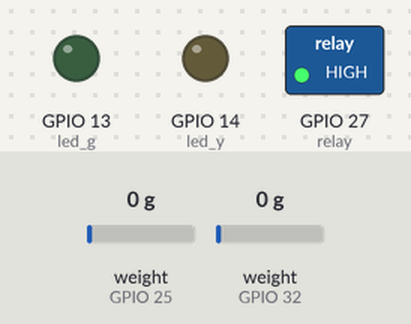
The sketch below on a simulated ESP32. Shown: switched loads named in the sketch (green lamp = pin HIGH), output pins drawn as LEDs (lit = HIGH). Inputs (shaded band) come from the test bench; at power-on: weight on the scale (sensors on GPIO 25, GPIO 32) 0 g. USB keyboard and mouse output is not drawn; what the sketch prints to the serial monitor is not drawn.

Above: at 0.1 s.
At 8.1 s:
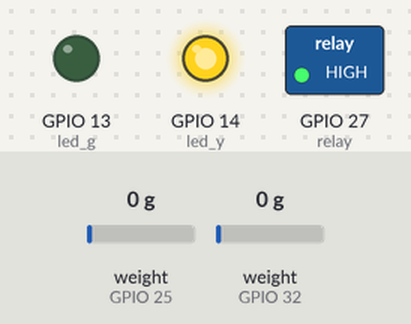
Timing chart, 0 to 9.6 s (numbered marks = the images above):
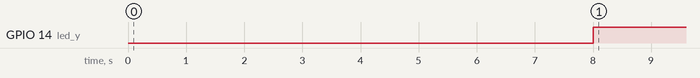

Measured:
- by itself, GPIO 14 (led_y): LOW → HIGH at 8.0 s

The sketch:

CrashSavers.ino
```cpp
// The following code was developed by a joint venture between Desarrollos RM and Digital Strings

// References
// For the Pressure sensor: https://makersportal.com/blog/2020/6/4/mps20n0040d-pressure-sensor-calibration-with-arduino
// For the ESP32 Wifi+Bluetooth module installing: https://randomnerdtutorials.com/installing-the-esp32-board-in-arduino-ide-windows-instructions/
// Download the BLE Keyboard Library "ESP32-BLE-Keyboard.zip" from: https://github.com/T-vK/ESP32-BLE-Keyboard/releases


// Libraries
#include <BleKeyboard.h>
#include <Q2HX711.h>
BleKeyboard bleKeyboard("CrashSavers Simulator", "Desarrollo de Proyectos Digital Strings S.A.");

// Sensor pins to use
const byte out_sen_1 = 25; //Sensor 1
const byte sdk_sen_1 = 26; //SDK from Sensor 1
const byte out_sen_2 = 32; //Sensor 2
const byte sdk_sen_2 = 33; //SDK from Sensor 1

const int relay = 27; // Relay for water motor

Q2HX711 sen_1(out_sen_1, sdk_sen_1);
Q2HX711 sen_2(out_sen_2, sdk_sen_2);

// LED´s
const int led_g = 13; //Green LED
const int led_y = 14; //Yellow LED

bool bandera = false;
bool init_method = true;

// Variables
float sensibilidad = 12;
float diff_sen = 0; // Sensors pressure difference
float diff_val = 100; // Predefined value for pressure difference wanted 110 mm Hg
float base = 0; // Base value for pressure difference
int avg_size = 10;

void setup() {
  // Outputs
  pinMode(led_g, OUTPUT);
  pinMode(led_y, OUTPUT);
  pinMode(relay, OUTPUT);

  digitalWrite(relay, HIGH);
  digitalWrite(led_g, LOW);
  digitalWrite(led_y, LOW);

  Serial.begin(115200);
  Serial.println("Starting BLE work!");
  bleKeyboard.begin();
}

void loop() {

  if(bleKeyboard.isConnected()) {

   if(init_method == true){
      delay(5000); //Delay to stabilize preassure initial measure
      base = 0;//init_measure();
      init_method = false;

   }

   bleKeyboard.write(KEY_LEFT_SHIFT);

   if (bandera == false){
    diff_sen = get_diff(diff_val, base); // Get pressure difference
    if(diff_sen > diff_val){

      digitalWrite(relay, LOW);
      bleKeyboard.write(KEY_LEFT_CTRL);
      bleKeyboard.print(diff_sen);
      bandera = true; // If the pressure hits more than 110 mmHg the motor will turn off
      digitalWrite(led_g, HIGH);
      digitalWrite(led_y, LOW);
      }else{
        //bleKeyboard.print(diff_sen);
        //bleKeyboard.println(-diff_sen);
        digitalWrite(relay, HIGH);
        digitalWrite(led_g, LOW);
        digitalWrite(led_y, HIGH);
        }


  }
}

}

// Function to read sensor pins and get the pressure difference
float get_diff (float press_diff, float base_press) {

    float avg_val_a = 0.0;
    float avg_val_b = 0.0;
    for (int ii=0;ii<avg_size;ii++){

        float temp_a = sen_1.read(); //get analog read from sensor 1
        float temp_p_a = map(temp_a,4000000, 16777215, 0, 40)*sensibilidad;//map de sensor read to kPa
        delay(50); // delay between readings

        float temp_b = sen_2.read(); //get analog read from sensor 2
        float temp_p_b = map(temp_b,4000000, 16777215, 0, 40)*sensibilidad;
        delay(50); // delay between readings
        avg_val_a += temp_p_a;
        avg_val_b += temp_p_b;
     }

    avg_val_a /= avg_size;
    avg_val_b /= avg_size;

    float diff = avg_val_a - avg_val_b - base_press; // Difference between sensor 1 and sensor 2
   // If the sensor diff is higher than the pressure we want, LED green is turn ON. Else it turns OFF.

    return diff;

  }

float init_measure () {

    float avg_val = 0.0; // variable for averaging

    while ( map(sen_1.read(),4000000, 16777215, 0, 40)*10 < 80.0 ){
      //Serial.println(map(sen_1.read(),8388608, 16777215, 0, 40)*7.5);
      }
    Serial.println("Entro");
    for (int ii=0;ii<avg_size;ii++){

      float temp_a = sen_1.read(); //get analog read from sensor 1
      float temp_p_a = map(temp_a,4000000, 16777215, 0, 40)*sensibilidad;//map de sensor read to kPa
      delay(10); // delay between readings

      float temp_b = sen_2.read(); //get analog read from sensor 2
      float temp_p_b = map(temp_b,4000000, 16777215, 0, 40)*sensibilidad;
      delay(10); // delay between readings

      avg_val += temp_p_a - temp_p_b; // add multiple ADC readings

    }

    avg_val /= avg_size;

    return avg_val;

    }
```
